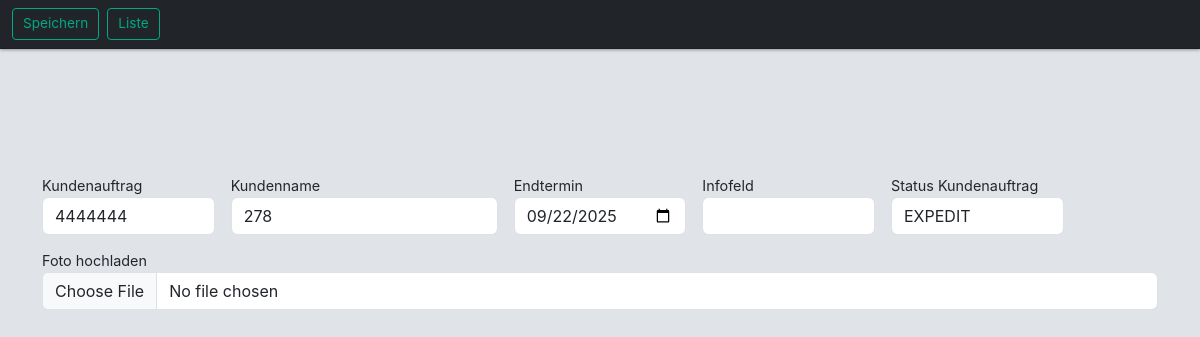
/app_auelb/kundenauftrag/bearbeiten/7/?from=produktiv&, run on an earlier commit of the app's database.
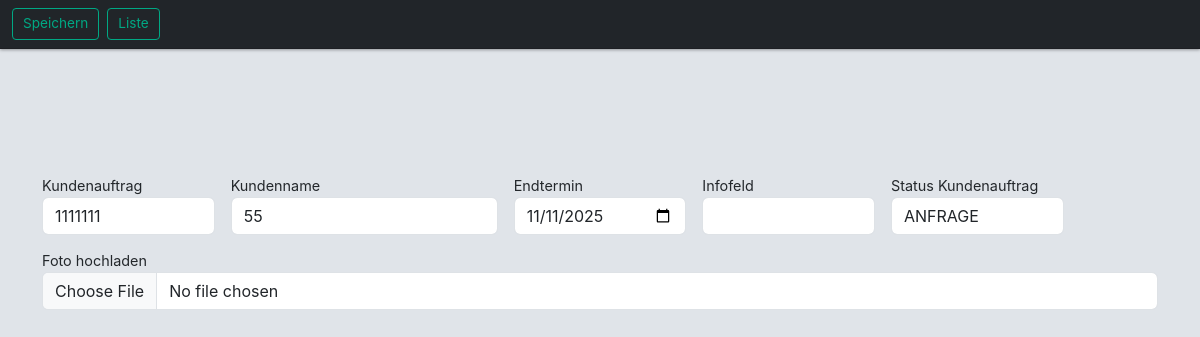
And on a later commit of the database.
### app_auelb/models.py (models this page shows, shortened)
class Kundenauftrag(models.Model):
    kundenauftrag = models.IntegerField(verbose_name="Kundenauftrag")
    kundenname = models.ForeignKey(Kunde, on_delete=models.CASCADE,related_name="kdname")
    v_endtermin=models.DateField(default=date.today)
    statuskundenauftrag = models.ForeignKey(StatusKundenauftrag, on_delete=models.CASCADE,related_name="rel_statkd", null=True, blank=True,default="---")
    foto = models.ImageField(upload_to='kundenauftraege/', blank=True, null=True,verbose_name="Bild")
    kun_infofeld = models.TextField("Infofeld", blank=True, null=True)
    class Meta:
        db_table='tbl_kundenauftrage'  # db_table: Tabelle in Datenbank wird mit tbl_marke benannt - wegen Kleinschreibung in xampp
        verbose_name = "Kundenauftrag"
        verbose_name_plural = "Kundenaufträge"

### app_auelb/views.py (the view, shortened to what this page needs)
# urls.py: path('kundenauftrag/bearbeiten/<int:pk>/', views.KundenauftragUpdate.as_view(), name='kundenauftrag_bearbeiten'),
class KundenauftragUpdate(UpdateView):
    model = Kundenauftrag
    form_class = KundenauftragForm
    template_name = 'app_auelb/kundenauftrag_bearbeiten.html'

### app_auelb/forms.py
class KundenauftragForm(forms.ModelForm):
    class Meta:
        model = Kundenauftrag
        fields = ['kundenauftrag', 'kundenname', 'statuskundenauftrag', 'v_endtermin', 'kun_infofeld']
        widgets = {
            "kundenname": KundeWidget(attrs={"data-placeholder": "Kunden suchen", "style": "width: 300px;"}),
            "kun_infofeld": forms.Textarea(attrs={
                "class": "form-control",
                "rows": 1,
                "style": "resize:none;"
            }),
        }

### app_auelb/models.py (called while the page is built)
    def __str__(self):
        return self.kd_auswahl

### app_auelb/templates/app_auelb/kundenauftrag_bearbeiten.html (shortened to what this page needs)
{% extends "base.html" %}
{% load django_bootstrap5 %}
{% load crispy_forms_tags %}
{% load widget_tweaks %}
{% block header %}
<nav class="navbar navbar-expand-sm bg-dark navbar-dark fixed-top">
    <div class="container-fluid">
        <div class="d-flex align-items-center gap-2">
            <button type="submit" form="kundenauftragForm" class="btn btn-outline-success btn-sm">
                Speichern
            </button>
            <a href="{% url 'auftragsliste_nicht_geliefert' %}" class="btn btn-outline-success btn-sm">
                Liste
            </a>
        </div>
    </div>
</nav>
{% endblock %}
{% block content %}
<div class="container mt-5 pt-5">
    <form method="post" id="kundenauftragForm" enctype="multipart/form-data">
        <div class="row g-3 mt-2">
            <div class="col-2">
                <label for="{{ form.kundenauftrag.id_for_label }}">Kundenauftrag</label>
                {% render_field form.kundenauftrag class="form-control" %}
            </div>
            <div class="col-3">
                <label for="{{ form.kundenname.id_for_label }}">Kundenname</label>
                {% render_field form.kundenname class="form-control" %}
            </div>
            <div class="col-2">
                <label for="{{ form.v_endtermin.id_for_label }}">Endtermin</label>
                {% render_field form.v_endtermin type="date" class="form-control" %}
            </div>
            <div class="col-2">
                <label for="{{ form.kun_infofeld.id_for_label }}">Infofeld</label>
                {% render_field form.kun_infofeld class="form-control" %}
            </div>
            <div class="col-2">
                <label for="{{ form.statuskundenauftrag.id_for_label }}">Status Kundenauftrag</label>
                <td>{% render_field form.statuskundenauftrag class="form-control" %}</td>
            </div>
            <div class="mt-3">
                <label for="foto_upload">Foto hochladen</label>
                <input type="file" name="foto" id="foto_upload" class="form-control">
            </div>
        </div>
    </form>
</div>
{% endblock %}

What changed in the data, as far as the page shows it:
changed Kundenauftrag: kundenauftrag "4444444" → "1111111"; kundenname "278" → "55"; v_endtermin "09/22/2025" → "11/11/2025"; statuskundenauftrag "EXPEDIT" → "ANFRAGE"
